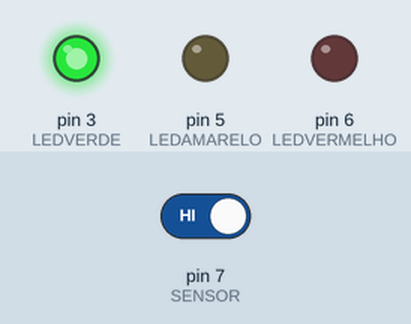
Recording of a sketch running on a simulated Arduino Uno, built with avr-gcc and run on an emulated ATmega328P. On the bench: output pins drawn as LEDs (lit = HIGH). The inputs (shaded band) are chosen by the test bench; at power-on: pin 7 (SENSOR) HIGH. What the sketch prints to the serial monitor is not drawn.

Above: at 1.2 s.
1.3 s: pin 7 (SENSOR) driven LOW
At 2.0 s:
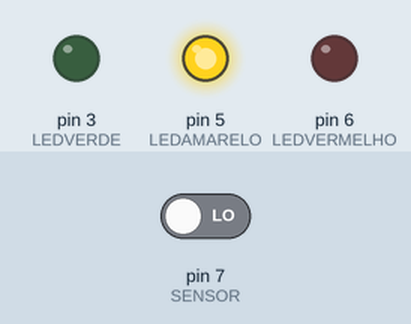
At 9.7 s:
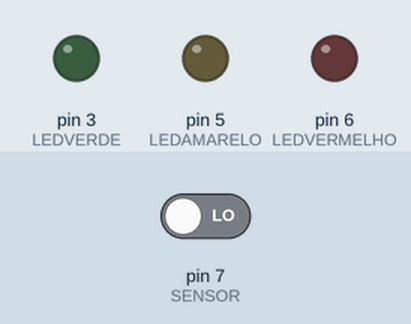
Timing chart, 0 to 25.8 s (numbered marks = the images above; inputs shaded):
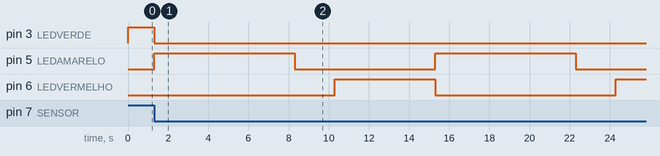

The sketch:

semaforo.ino
```cpp
#define LEDVERDE    3
#define LEDAMARELO  5
#define LEDVERMELHO 6
#define SENSOR      7

#define LEDR 9
#define LEDG 10
#define LEDB 11

void setup(){
  pinMode(LEDVERDE, OUTPUT);
  pinMode(LEDAMARELO, OUTPUT);
  pinMode(LEDVERMELHO, OUTPUT);
  pinMode(LEDVERDE, OUTPUT);
  pinMode(LEDAMARELO, OUTPUT);
  pinMode(LEDVERMELHO, OUTPUT);

  pinMode(SENSOR, INPUT_PULLUP);
  Serial.begin(9600);
}

void loop(){
  int t1;
  int t2;

  digitalWrite(LEDVERDE, HIGH);
  digitalWrite(LEDR, HIGH);

  t1 = millis();

  while(((millis() - t1) < 5000) && digitalRead(SENSOR));


    if(!digitalRead(SENSOR)){

        digitalWrite(LEDVERDE, LOW);
        digitalWrite(LEDR, LOW);
        digitalWrite(LEDAMARELO, HIGH);
        delay(2000);
        digitalWrite(LEDG, HIGH);
        delay(5000);
        digitalWrite(LEDAMARELO, LOW);
        digitalWrite(LEDG, LOW);
        digitalWrite(LEDB, HIGH);

        delay(2000);
        digitalWrite(LEDVERMELHO, HIGH);

        delay(5000);

        digitalWrite(LEDVERMELHO, LOW);
        digitalWrite(LEDB, LOW);

        Serial.println(digitalRead(SENSOR));
  }

}
```

Measured:
- after the input at 1.3 s, pin 3 (LEDVERDE): HIGH → LOW at once; pin 5 (LEDAMARELO): alternates HIGH for 7.0 s and LOW for 7.0 s, starting at once; pin 6 (LEDVERMELHO): LOW → HIGH after 9.0 s, → LOW 5.0 s later, → HIGH 9.0 s later
